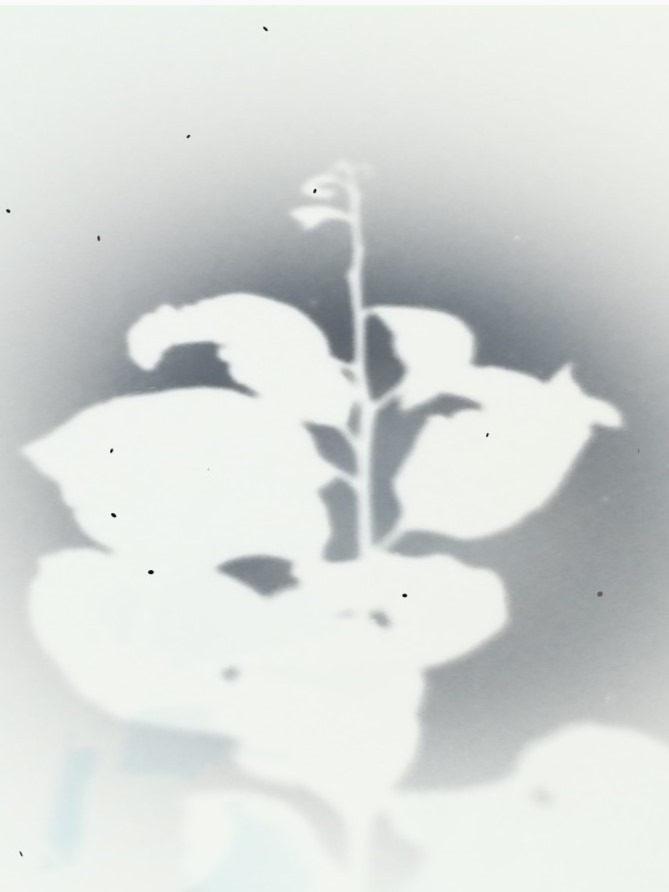
#> input picture main/img (8).jpg, 669 x 892 px
$ python -i _tmp_eggshell.py   (imports and definitions only)
#> lines starting #> are read from the running program, lines starting #| are printed output that depends on the picture
#> further down, picture is the input picture: PIL image 669x892 RGB; mean R, G, B 214.5, 218.2, 215.8
from pathlib import Path
from PIL import Image, ImageFilter, ImageChops
import pypdfium2 as pdfium

ROOT = Path(r"c:\Users\anmatos\Documents\GitHub\andreiamatos")
PDF = ROOT / "works" / "drawings" / "Linhas" / "linhas.pdf"
OUT = ROOT / "works" / "drawings" / "Linhas" / "pages"
PREVIEW = OUT / "_preview_eggshell.jpg"

# Light warm cream — still yellow, a notch less
EGGSHELL = (247, 235, 204)
BLEND = 0.43
GRAIN = 0.11
TARGET_H = 1600


def paper_grade(img: Image.Image) -> Image.Image:
    img = img.convert("RGB")
    w, h = img.size
#> w = 669; h = 892
    wash = Image.new("RGB", img.size, EGGSHELL)
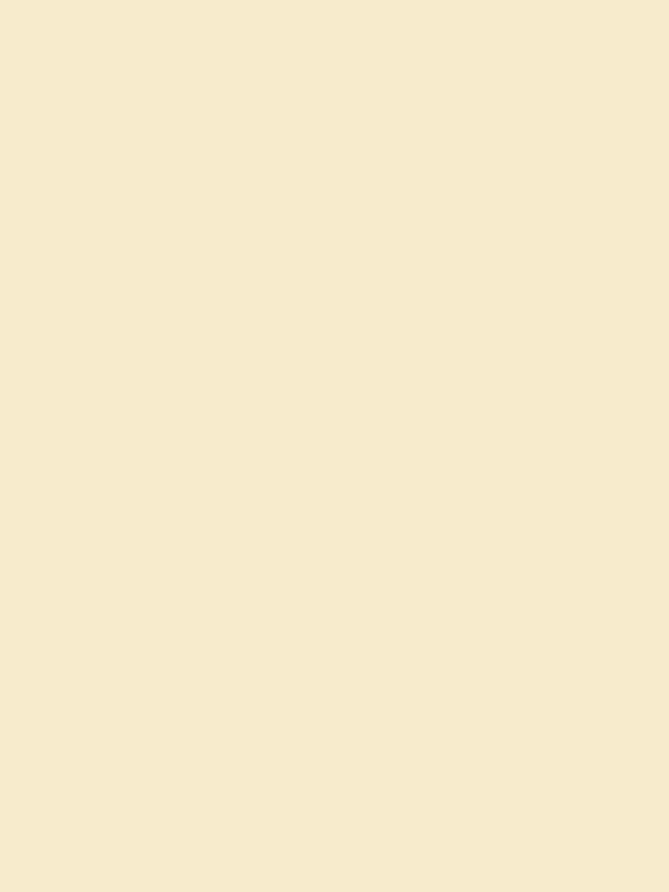
#> wash: PIL image 669x892 RGB; mean R, G, B 247, 235, 204
    gray = img.convert("L")
    mask = gray.point(lambda p: 0 if p < 188 else min(255, int((p - 188) * 255 / 67)))
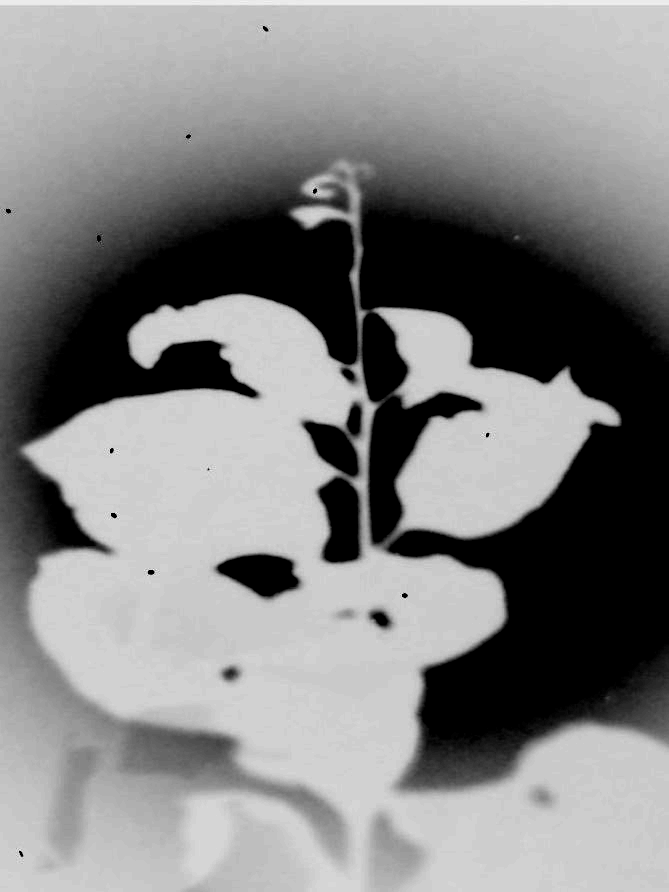
#> mask: PIL image 669x892 L; min 0, max 251, mean 131.4
    papered = Image.composite(Image.blend(img, wash, BLEND), img, mask)
    noise = Image.effect_noise((max(2, w // 2), max(2, h // 3)), 26).resize(
        (w, h), Image.BILINEAR
    )
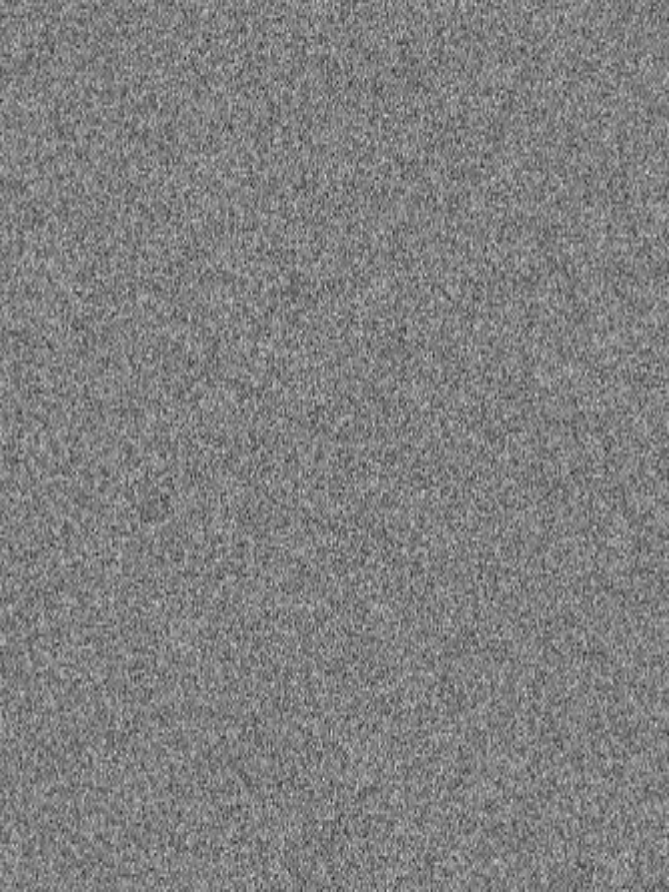
#> noise: PIL image 669x892 L; min 34, max 234, mean 127.3
    noise = noise.filter(ImageFilter.GaussianBlur(0.55)).convert("RGB")
#> noise: PIL image 669x892 RGB
    grained = Image.blend(papered, ImageChops.multiply(papered, noise), GRAIN)
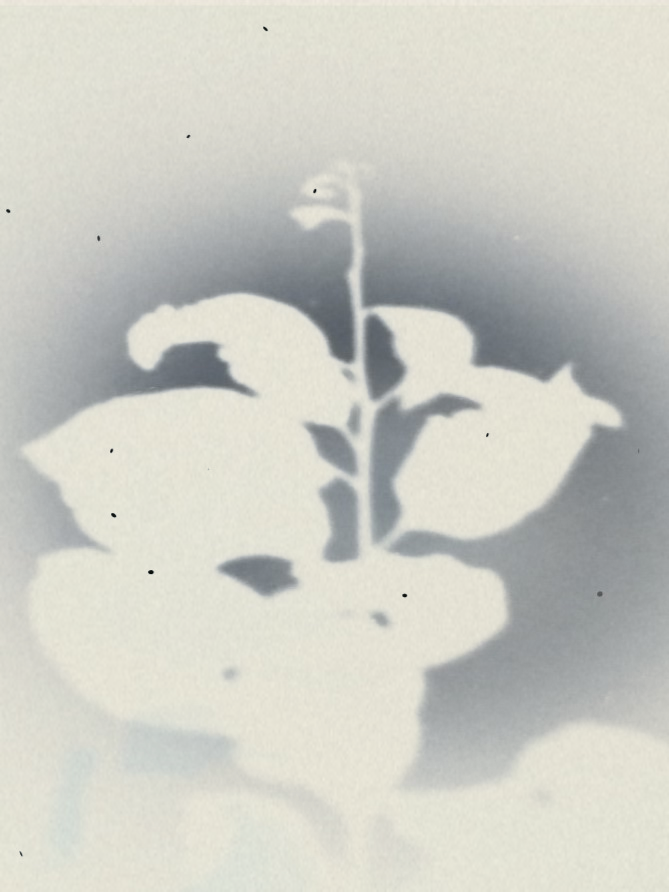
#> grained: PIL image 669x892 RGB; mean R, G, B 204.5, 204.9, 196.9
    return Image.composite(grained, papered, mask)


def render_page(page, scale: float) -> Image.Image:
    return page.render(scale=scale).to_pil()


# [22 lines not run here, left out]

>>> from PIL import Image
>>> picture = Image.open('main/img (8).jpg')
>>> result = paper_grade(picture)

$ run again, on main/1.png
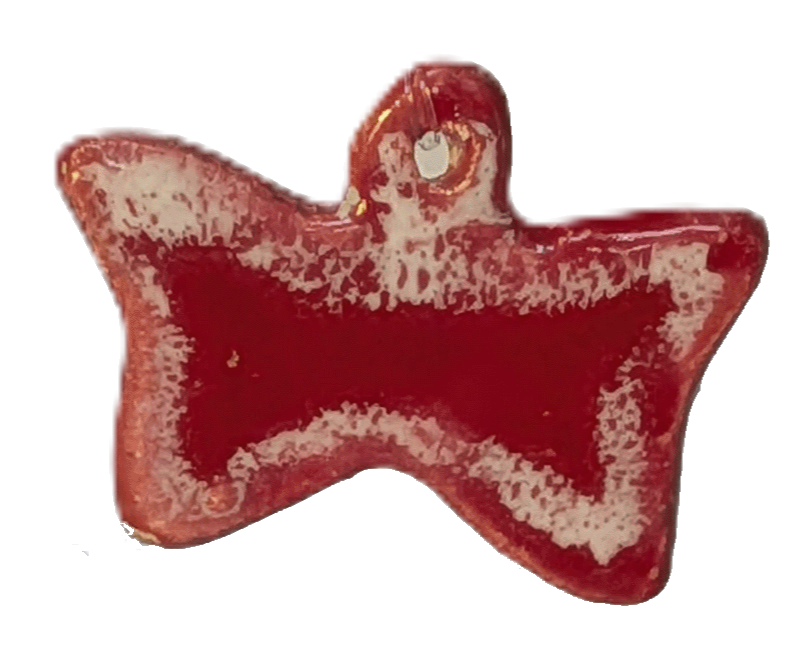
#> input picture main/1.png, 808 x 672 px
#> picture is the input picture: PIL image 808x672 RGBA; mean R, G, B, A 64.5, 28.1, 27.5, 108.2
#> in paper_grade, `gray = img.convert("L")`:
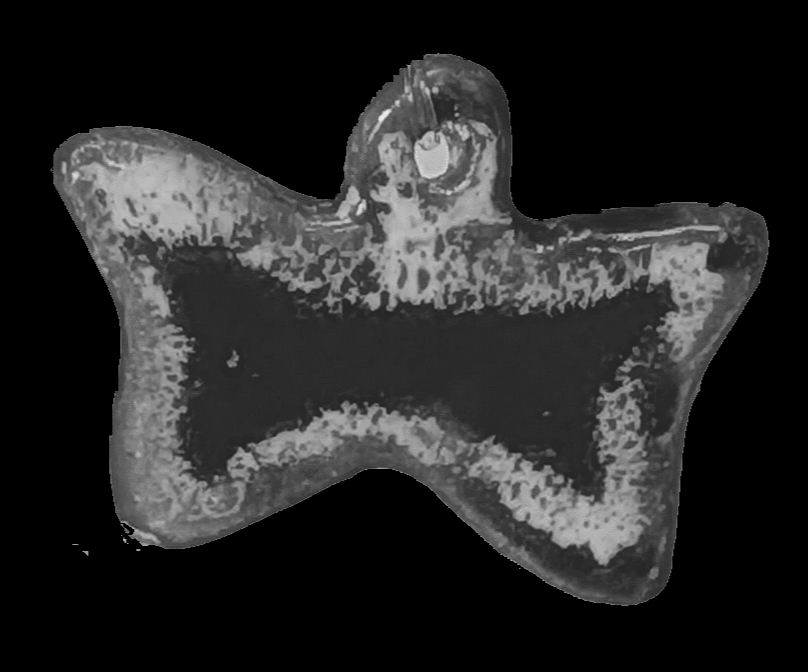
#> gray: PIL image 808x672 L; min 0, max 240, mean 38.9
#> in paper_grade, `noise = Image.effect_noise((max(2, w // 2), max(2, h // 3)), 26).resiz..`:
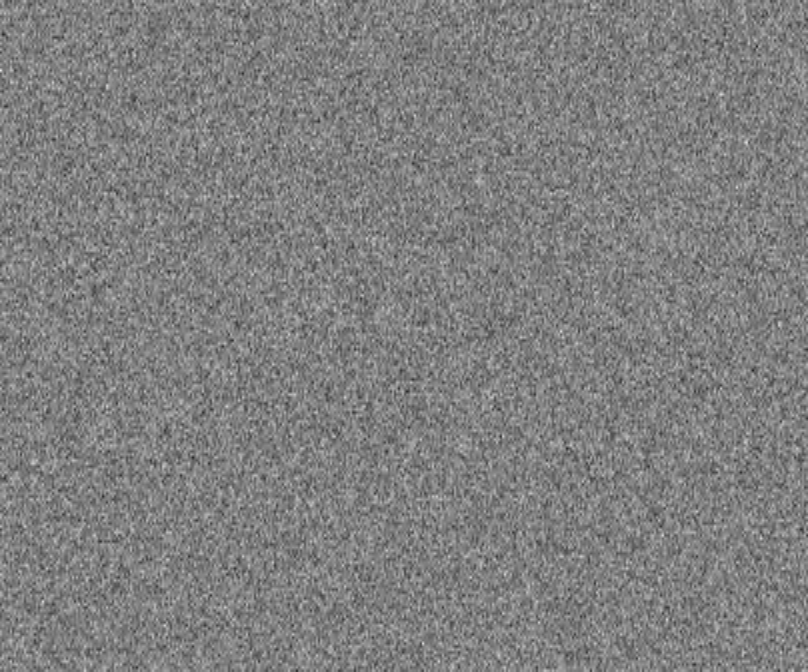
#> noise: PIL image 808x672 L; min 42, max 236, mean 127.5

$ run again, on main/10.png
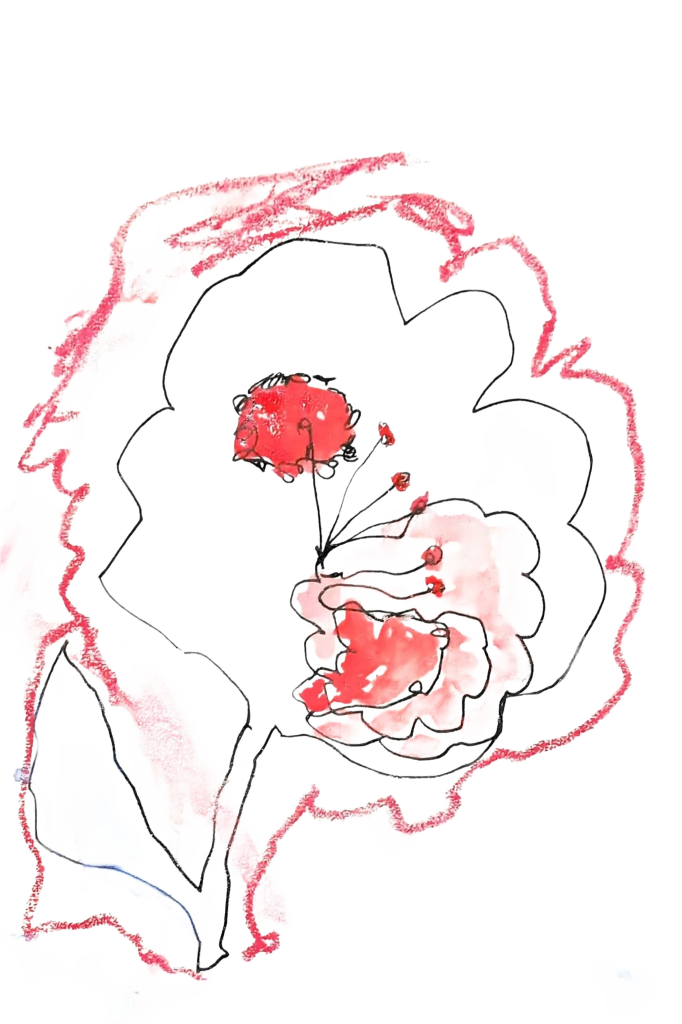
#> input picture main/10.png, 1364 x 2048 px (shown at 1/2 size)
#> picture is the input picture: PIL image 1364x2048 RGBA; mean R, G, B, A 245.1, 234, 235.7, 30.6
#> in paper_grade, `papered = Image.composite(Image.blend(img, wash, BLEND), img, mask)`:
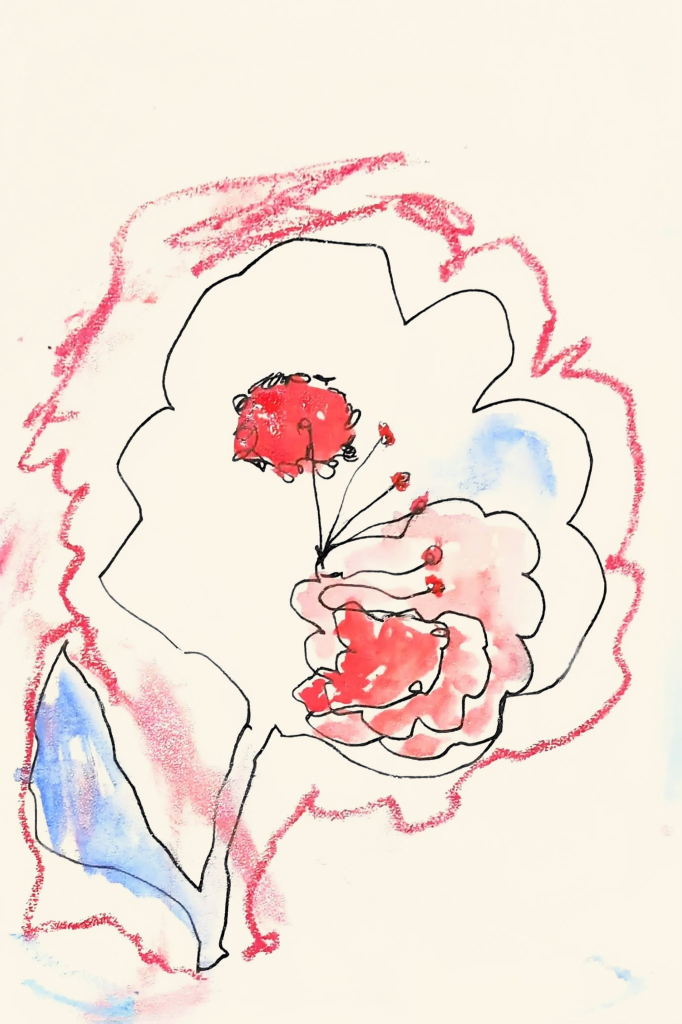
#> papered: PIL image 1364x2048 RGB (shown at 1/2 size); mean R, G, B 242.4, 227.7, 218.4
#> in paper_grade, `noise = Image.effect_noise((max(2, w // 2), max(2, h // 3)), 26).resiz..`:
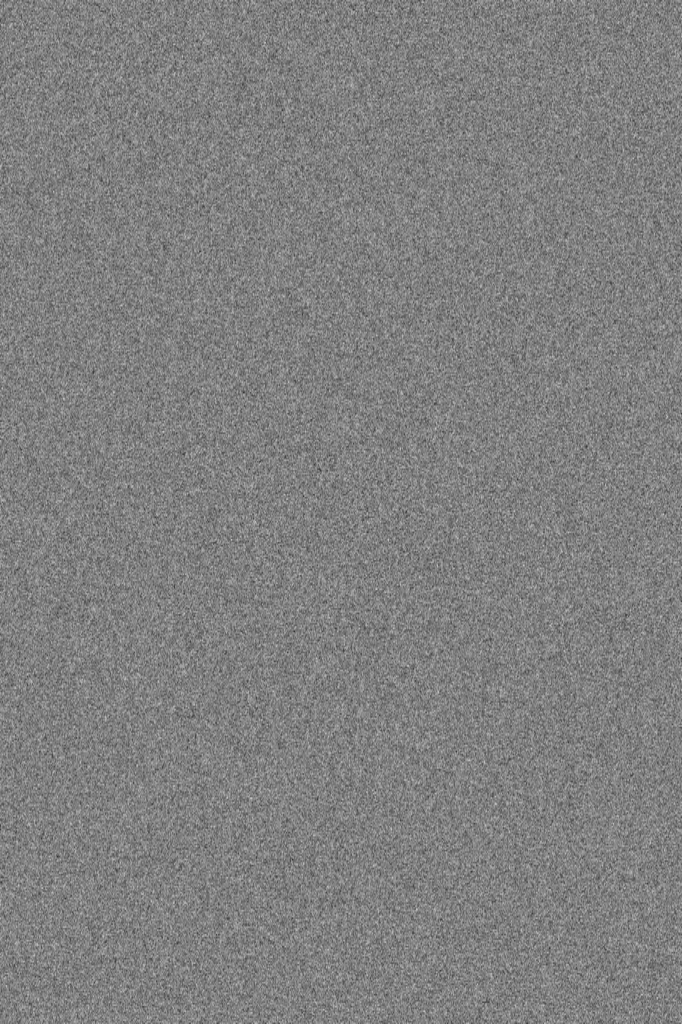
#> noise: PIL image 1364x2048 L (shown at 1/2 size); min 31, max 218, mean 127.6

$ run again, on main/2flor3.png
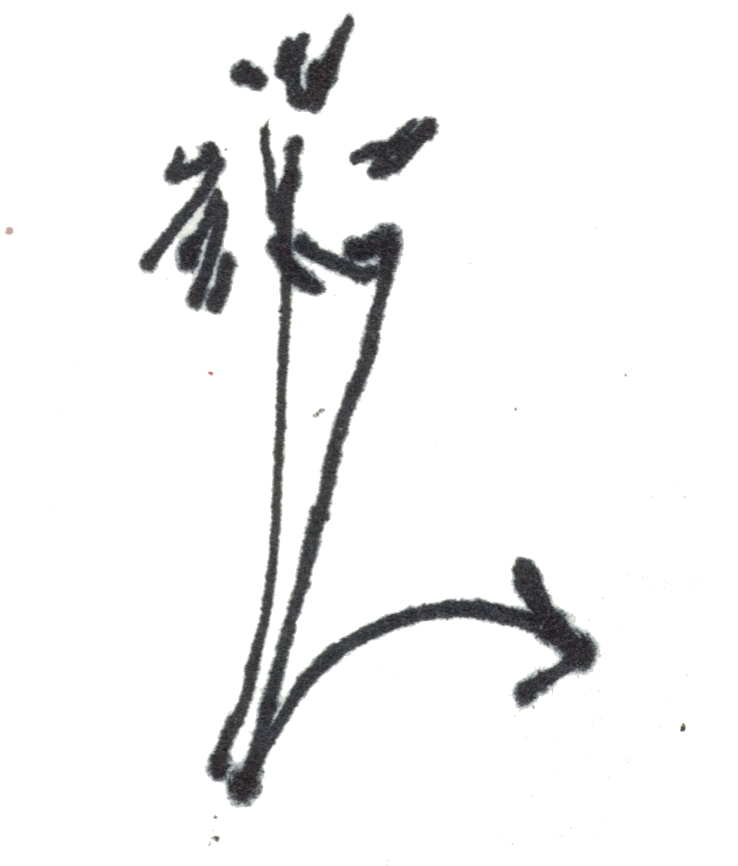
#> input picture main/2flor3.png, 2213 x 2597 px (shown at 1/3 size)
#> picture is the input picture: PIL image 2213x2597 RGBA; mean R, G, B, A 213.8, 213.5, 202, 22.5
#> in paper_grade, `papered = Image.composite(Image.blend(img, wash, BLEND), img, mask)`:
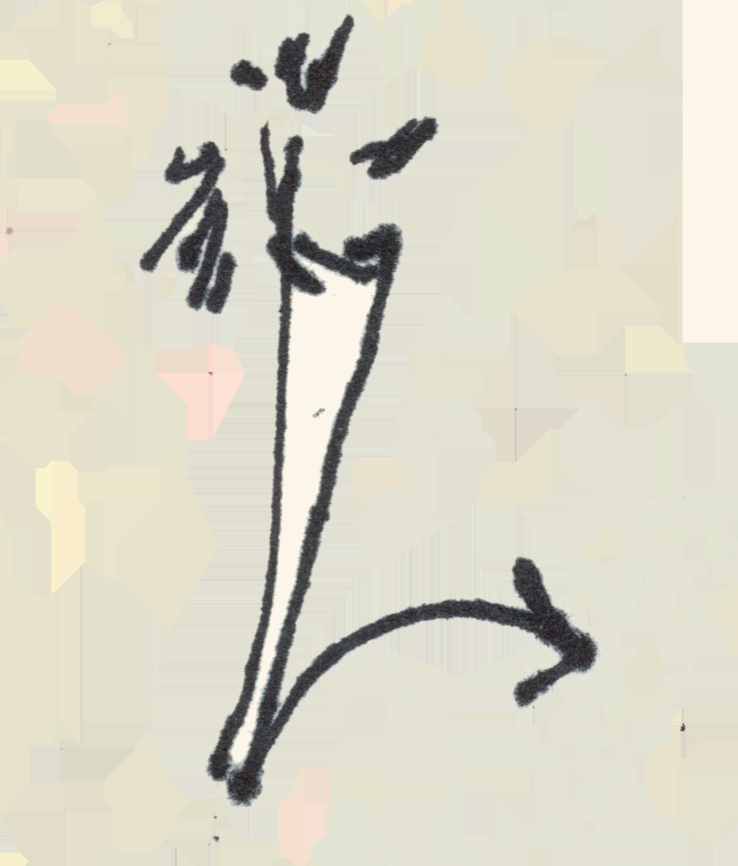
#> papered: PIL image 2213x2597 RGB (shown at 1/3 size); mean R, G, B 217.6, 215, 199.5
#> in paper_grade, `noise = Image.effect_noise((max(2, w // 2), max(2, h // 3)), 26).resiz..`:
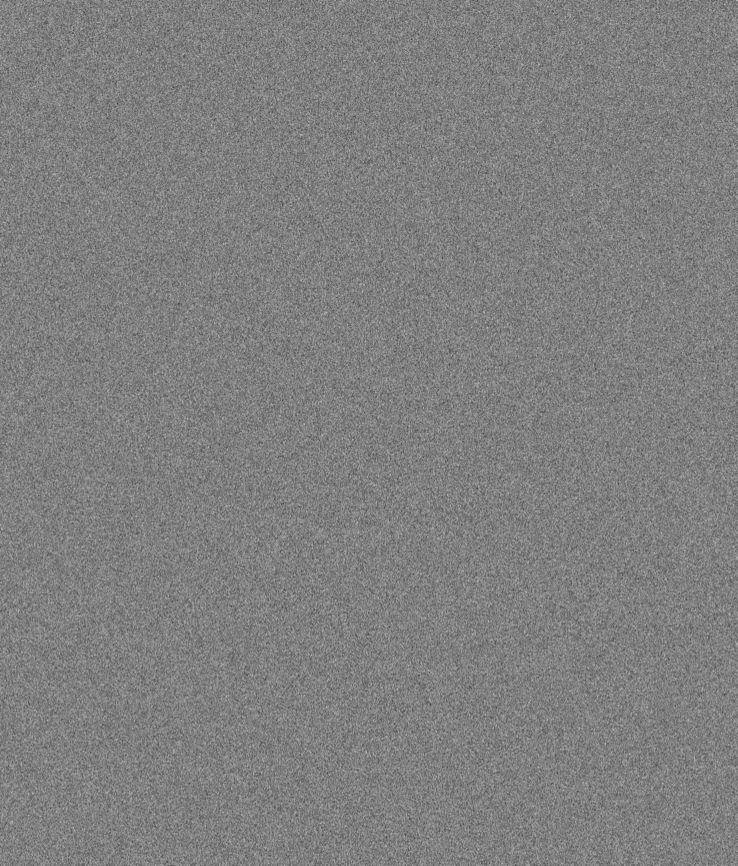
#> noise: PIL image 2213x2597 L (shown at 1/3 size); min 25, max 236, mean 127.5
